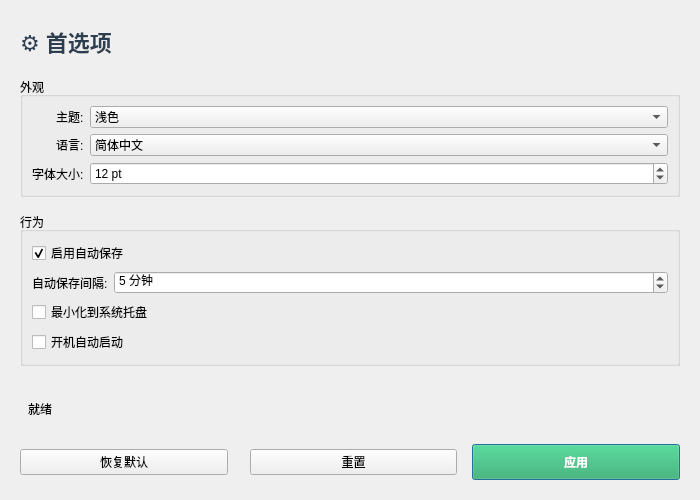
<?xml version="1.0" encoding="UTF-8"?>
<ui version="4.0">
 <class>PreferencesPage</class>
 <widget class="QWidget" name="PreferencesPage">
  <property name="geometry">
   <rect>
    <x>0</x>
    <y>0</y>
    <width>700</width>
    <height>500</height>
   </rect>
  </property>
  <property name="windowTitle">
   <string>首选项</string>
  </property>
  <layout class="QVBoxLayout" name="mainLayout">
   <property name="spacing">
    <number>15</number>
   </property>
   <property name="leftMargin">
    <number>20</number>
   </property>
   <property name="topMargin">
    <number>20</number>
   </property>
   <property name="rightMargin">
    <number>20</number>
   </property>
   <property name="bottomMargin">
    <number>20</number>
   </property>
   
   <!-- 标题 -->
   <item>
    <widget class="QLabel" name="titleLabel">
     <property name="text">
      <string>⚙️ 首选项</string>
     </property>
     <property name="styleSheet">
      <string notr="true">font-size: 22px; font-weight: bold; color: #2c3e50;</string>
     </property>
    </widget>
   </item>
   
   <!-- 外观设置 -->
   <item>
    <widget class="QGroupBox" name="appearanceGroup">
     <property name="title">
      <string>外观</string>
     </property>
     <layout class="QFormLayout" name="appearanceLayout">
      <property name="labelAlignment">
       <set>Qt::AlignRight|Qt::AlignTrailing|Qt::AlignVCenter</set>
      </property>
      <item row="0" column="0">
       <widget class="QLabel" name="themeLabel">
        <property name="text">
         <string>主题:</string>
        </property>
       </widget>
      </item>
      <item row="0" column="1">
       <widget class="QComboBox" name="themeCombo">
        <item>
         <property name="text">
          <string>浅色</string>
         </property>
        </item>
        <item>
         <property name="text">
          <string>深色</string>
         </property>
        </item>
        <item>
         <property name="text">
          <string>跟随系统</string>
         </property>
        </item>
       </widget>
      </item>
      <item row="1" column="0">
       <widget class="QLabel" name="languageLabel">
        <property name="text">
         <string>语言:</string>
        </property>
       </widget>
      </item>
      <item row="1" column="1">
       <widget class="QComboBox" name="languageCombo">
        <item>
         <property name="text">
          <string>简体中文</string>
         </property>
        </item>
        <item>
         <property name="text">
          <string>English</string>
         </property>
        </item>
       </widget>
      </item>
      <item row="2" column="0">
       <widget class="QLabel" name="fontSizeLabel">
        <property name="text">
         <string>字体大小:</string>
        </property>
       </widget>
      </item>
      <item row="2" column="1">
       <widget class="QSpinBox" name="fontSizeSpin">
        <property name="minimum">
         <number>8</number>
        </property>
        <property name="maximum">
         <number>24</number>
        </property>
        <property name="value">
         <number>12</number>
        </property>
        <property name="suffix">
         <string> pt</string>
        </property>
       </widget>
      </item>
     </layout>
    </widget>
   </item>
   
   <!-- 行为设置 -->
   <item>
    <widget class="QGroupBox" name="behaviorGroup">
     <property name="title">
      <string>行为</string>
     </property>
     <layout class="QFormLayout" name="behaviorLayout">
      <item row="0" column="0" colspan="2">
       <widget class="QCheckBox" name="autoSaveCheck">
        <property name="text">
         <string>启用自动保存</string>
        </property>
        <property name="checked">
         <bool>true</bool>
        </property>
       </widget>
      </item>
      <item row="1" column="0">
       <widget class="QLabel" name="autoSaveIntervalLabel">
        <property name="text">
         <string>自动保存间隔:</string>
        </property>
       </widget>
      </item>
      <item row="1" column="1">
       <widget class="QSpinBox" name="autoSaveIntervalSpin">
        <property name="minimum">
         <number>1</number>
        </property>
        <property name="maximum">
         <number>60</number>
        </property>
        <property name="value">
         <number>5</number>
        </property>
        <property name="suffix">
         <string> 分钟</string>
        </property>
       </widget>
      </item>
      <item row="2" column="0" colspan="2">
       <widget class="QCheckBox" name="minimizeToTrayCheck">
        <property name="text">
         <string>最小化到系统托盘</string>
        </property>
       </widget>
      </item>
      <item row="3" column="0" colspan="2">
       <widget class="QCheckBox" name="startupCheck">
        <property name="text">
         <string>开机自动启动</string>
        </property>
       </widget>
      </item>
     </layout>
    </widget>
   </item>
   
   <!-- 占位符 -->
   <item>
    <spacer name="mainSpacer">
     <property name="orientation">
      <enum>Qt::Vertical</enum>
     </property>
    </spacer>
   </item>
   
   <!-- 状态栏 -->
   <item>
    <widget class="QLabel" name="statusLabel">
     <property name="text">
      <string>就绪</string>
     </property>
     <property name="styleSheet">
      <string notr="true">padding: 5px;</string>
     </property>
    </widget>
   </item>
   
   <!-- 按钮栏 -->
   <item>
    <layout class="QHBoxLayout" name="buttonLayout">
     <item>
      <widget class="QPushButton" name="restoreDefaultsButton">
       <property name="text">
        <string>恢复默认</string>
       </property>
       <property name="toolTip">
        <string>恢复所有设置为默认值</string>
       </property>
      </widget>
     </item>
     <item>
      <spacer name="buttonSpacer">
       <property name="orientation">
        <enum>Qt::Horizontal</enum>
       </property>
      </spacer>
     </item>
     <item>
      <widget class="QPushButton" name="resetButton">
       <property name="text">
        <string>重置</string>
       </property>
       <property name="toolTip">
        <string>放弃更改，恢复上次保存的设置</string>
       </property>
      </widget>
     </item>
     <item>
      <widget class="QPushButton" name="applyButton">
       <property name="text">
        <string>应用</string>
       </property>
       <property name="toolTip">
        <string>保存并应用所有设置</string>
       </property>
       <property name="default">
        <bool>true</bool>
       </property>
       <property name="styleSheet">
        <string notr="true">QPushButton { 
    background-color: #27ae60; 
    color: white; 
    padding: 8px 24px;
    font-weight: bold;
}
QPushButton:hover { background-color: #229954; }</string>
       </property>
      </widget>
     </item>
    </layout>
   </item>
  </layout>
 </widget>
 <resources/>
 <connections/>
</ui>
